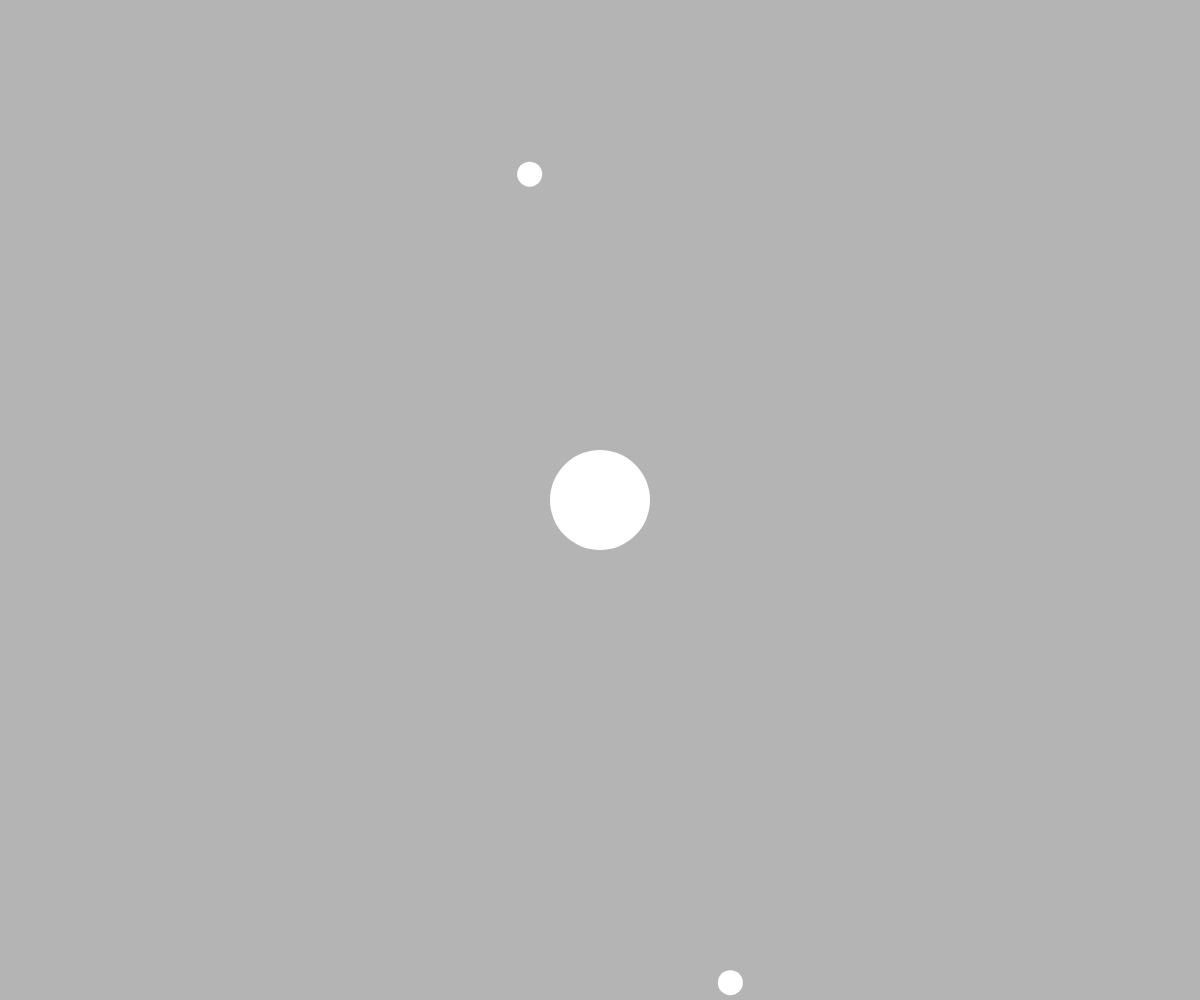
Frame 1 (no input)
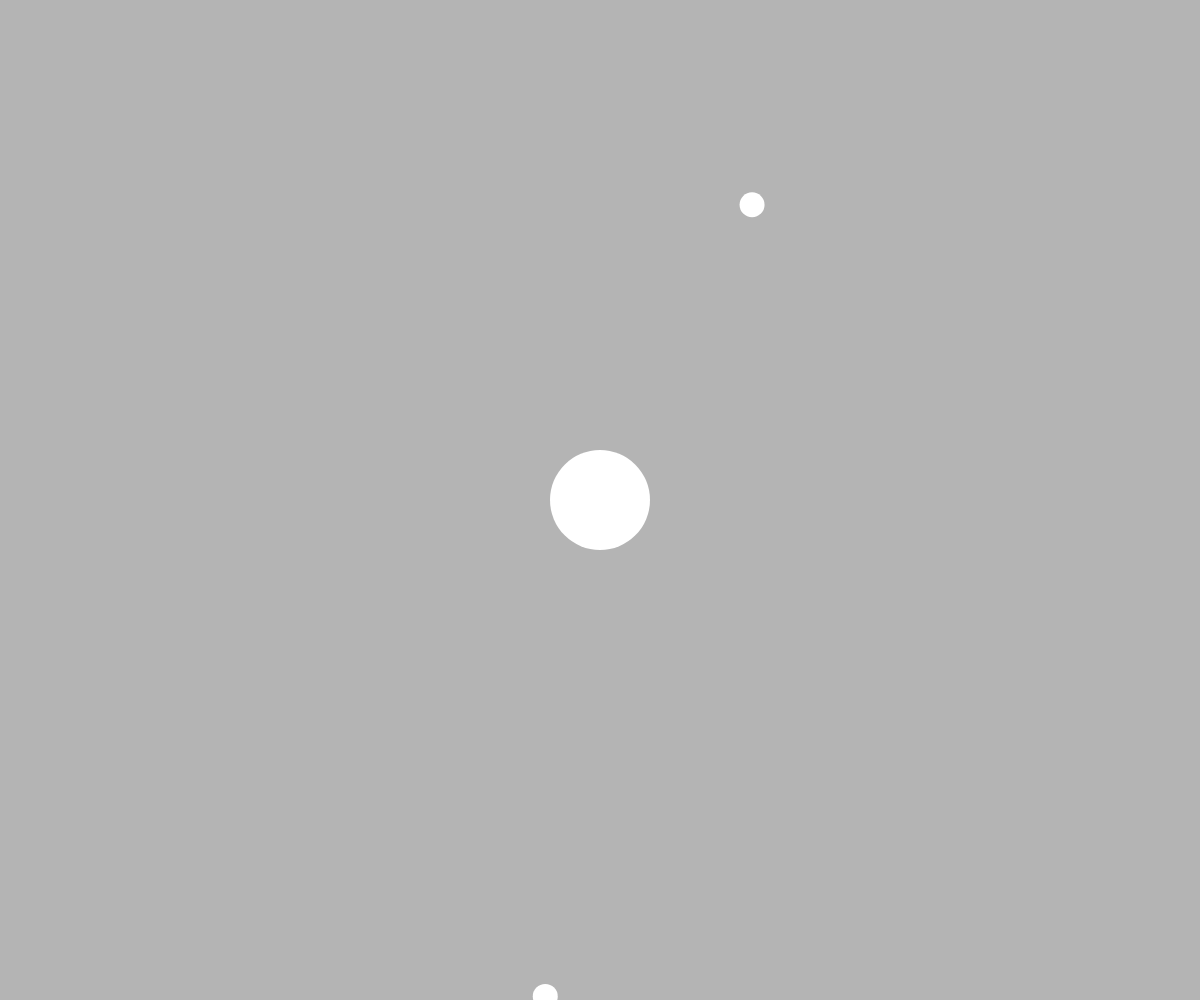
Frame 60 (no input)
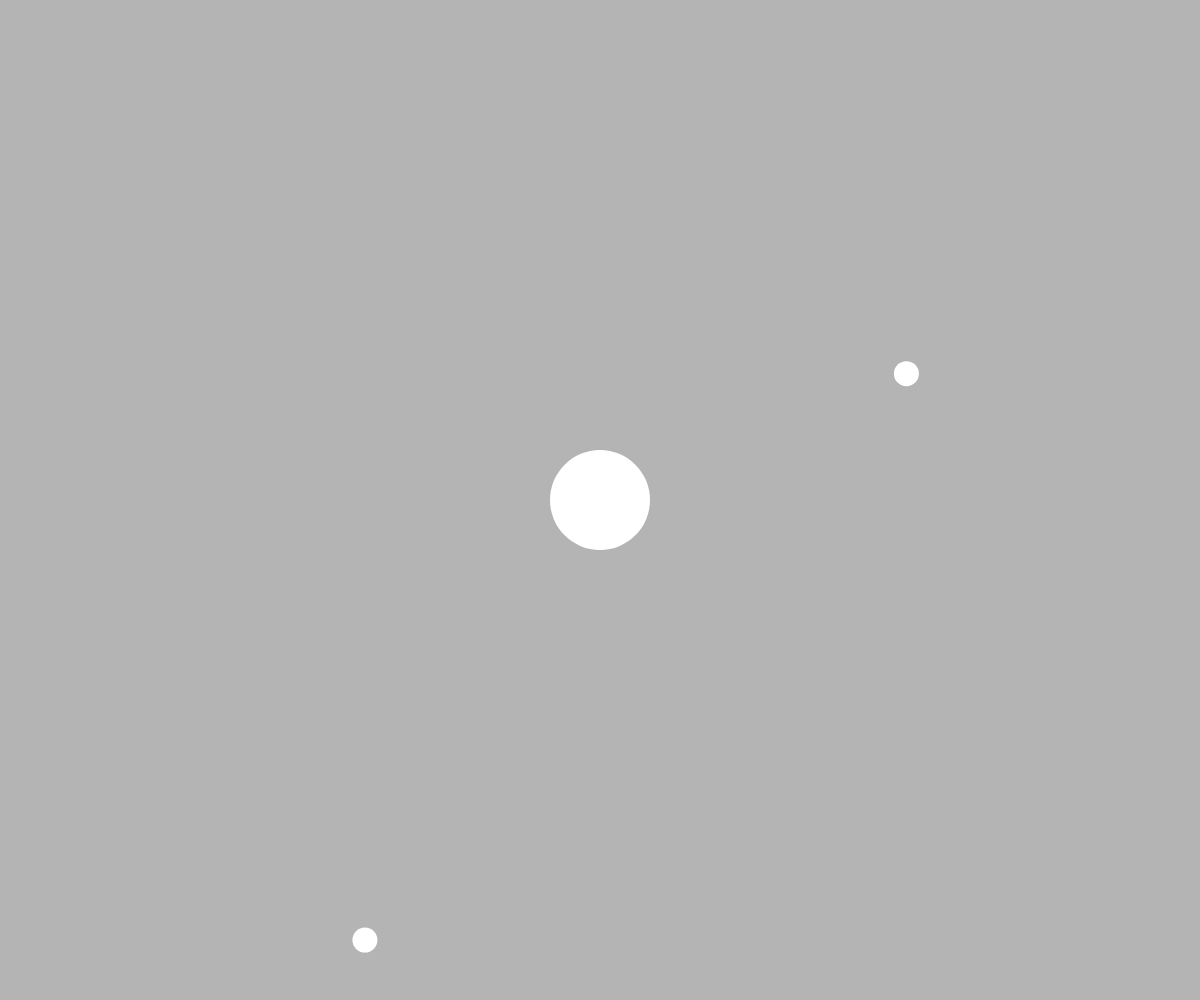
Frame 120 (the mouse pressed at the canvas centre since frame 60)

The p5.js sketch that drew these frames (run headless with seeded random() and noise() and a simulated clock; from frame 60 on, the mouse is pressed at the canvas centre):

// p5.js sketch
// ── sketch.js
let sun 
let planet1
let planet2
let G = 50
function setup() {
  createCanvas(windowWidth,windowHeight);
  sun = new Body(100,createVector(0,0),createVector(0,0))
  
  //planet1  posisi
  let r1 = (sun.r,min(windowWidth/3, windowHeight/3))
  let theta1 = random(TWO_PI)
  let planetPos1 = createVector(r1*cos(theta1), r1*sin(theta1))
  
  //planet2  posisi
  let r2 = (sun.r,min(windowWidth/2, windowHeight/2))
  let theta2 = random(TWO_PI)
  let planetPos2 = createVector(r2*cos(theta2), r2*sin(theta2))
  
  
  //planet1 velocity
  let planetVel1 = planetPos1.copy()
  planetVel1.rotate(HALF_PI)
  planetVel1.setMag( sqrt(G*sun.mass/planetPos1.mag()))
  planet1 = new Body(25, planetPos1, planetVel1)
  
  //planet2 velocity
  let planetVel2 = planetPos2.copy()
  planetVel2.rotate(HALF_PI)
  planetVel2.setMag( sqrt(G*sun.mass/planetPos2.mag()))
  planet2 = new Body(25, planetPos2, planetVel2)
  
}

function draw() {
  translate(width/2, height/2)
  background(180);
  sun.attract(planet1)
  sun.attract(planet2)
  sun.show()
  planet1.update()
  planet2.update()
  planet1.show()
  planet2.show()
}

function Body(_mass, _pos, _vel){
  this.mass = _mass
  this.pos = _pos
  this.vel = _vel
  this.r = this.mass
  
  this.show = function() {
    fill(255); noStroke();
    ellipse(this.pos.x, this.pos.y, this.r, this.r)
  }
  
  this.update = function(){
    // update posisi
    this.pos.x += this.vel.x
    this.pos.y += this.vel.y
  }
  this.applyForce = function(f) {
    this.vel.x += f.x / this.mass
    this.vel.y += f.y / this.mass
  }
  
  this.attract = function(child) {
    let r = dist(this.pos.x, this.pos.y, child.pos.x, child.pos.y)
    let f = this.pos.copy().sub(child.pos)
    f.setMag( (G * this.mass * child.mass)/(r * r) )
    child.applyForce(f)
  }
}
